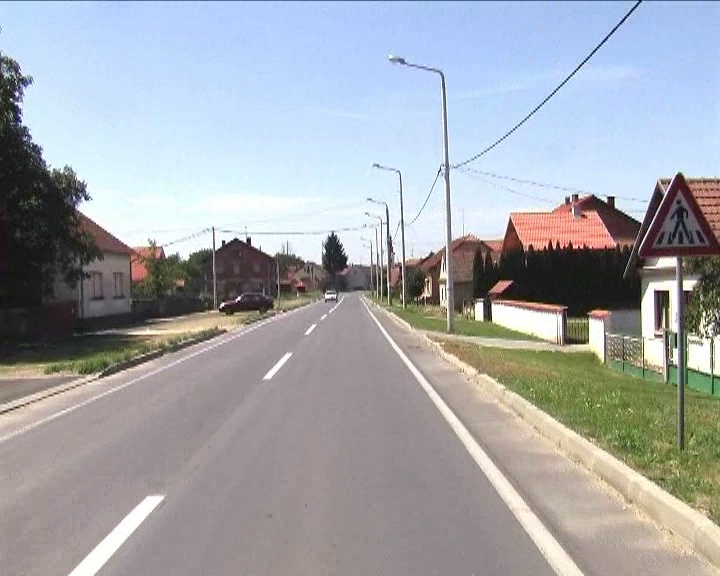
#> input picture images_test/mastif2010-TS2010-_0000.bmp.jpg, 720 x 576 px; its folder holds only this picture in this run
$ python -i balance.py   (imports and definitions only)
#> lines starting #> are read from the running program, lines starting #| are printed output that depends on the picture
#> further down, picture is the input picture: PIL image 720x576 RGB; mean R, G, B 163.3, 166.5, 171.5
import os
from os import listdir
from os.path import isfile, join
import shutil

from PIL import Image, ImageEnhance

from random import randint, random, choice

base_input_dir = "/home/hossein/yolo/merged_and_transformed/train2/"
train_dir = "train"
valid_dir = "valid"


base_output_dir = "/home/hossein/yolo/final/train"

TARGET_EACH_CLASS_SAMPLE_NUM = 400
CLASSES_NUM = 34

JUST_INFO = False


def fix_name(old_name: str, file_type) -> str:
    return old_name[:11] + '.' + file_type


def change_txt_file_classes(inputs_lines: iter) -> list:
    edited_lines = []
    for line in inputs_lines:
        phrases = line.split(' ')
        phrases[0] = str(class_map[int(phrases[0])])
        edited_lines.append(' '.join(phrases))
    return edited_lines


def get_classes(inputs_lines: iter) -> set:
    classes = set()
    for line in inputs_lines:
        phrases = line.split(' ')
        classes.add(phrases[0])
    return classes


classes_num = {}
target_class = 2
each_class_images = {}
each_class_images_just_one_class = {}

# [3 lines not run here, left out]

i = 1

# [1 line that did not run here, left out]
# [15 lines not run here, left out]


# [5 lines of commented-out code are left out]


def get_augmented_image(img):
    brightness_factor = 1 + choice((1, -1)) * random() * 0.25
    saturation_factor = 1 + choice((1, -1)) * random() * 0.25
    contrast_factor = 1 + choice((1, -1)) * random() * 0.2
    img1 = ImageEnhance.Brightness(img).enhance(brightness_factor)
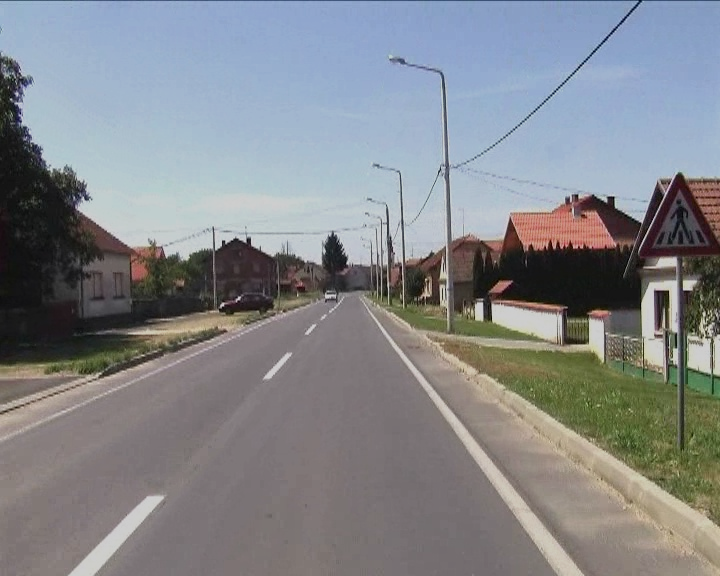
#> img1: PIL image 720x576 RGB; mean R, G, B 131.8, 134.5, 138.5
    img2 = ImageEnhance.Color(img1).enhance(saturation_factor)
    img3 = ImageEnhance.Contrast(img2).enhance(contrast_factor)
    return img3


# all_boxes = 0
# images_with_ju
# [24 lines not run here, left out]

    # [16 lines of commented-out code are left out]

>>> from PIL import Image
>>> picture = Image.open('images_test/mastif2010-TS2010-_0000.bmp.jpg')
>>> result = get_augmented_image(picture)
